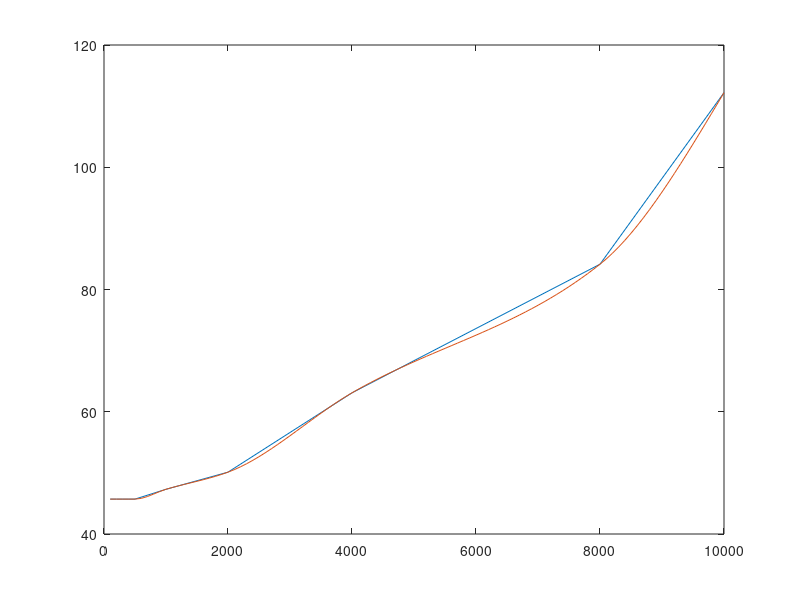

MATLAB code to generate this figure:
% a = [1 2 3 2 1 4];
% b = [1 2 3 2 3];
% 
% [h,w] = freqs(b,a,64);
% h
% w
% 
% square(9)

%mfb_bandpass test
% func = mfb_bandpass(2, 2, 2, 4, 5)
% bode(func)
% anon_func = @(a,b,c,d,e) mfb_bandpass(a, b,s c, d, e);

% syms s 
% func = s
% s = 5
% func = s
% out = subs(func, s, 10)

load data/gram.dat
temp = (gram(:,1));
x_i = gram(1,1):100:temp(end)

y_i = interp1(gram(:,1), 10 .^ (gram(:,2) ./ 20), transpose(x_i), 'pchip')

plot( gram(:,1), 10 .^ (gram(:,2) / 20) );
hold on
plot(x_i, y_i); % the amplitude is NOT in log format

% [length, xxx] = size(y_i)
% wt = linspace(1,1, length);
% size(gram(:,1));
% % [gram_b, gram_a] = invfreqs(10 .^ (gram(:,2) ./ 20), gram(:,1), 4, 5)
% [gram_b, gram_a] = invfreqs(y_i, x_i, 4, 5)
% bode(gram_a, gram_b)
% axis([20 15000 -100 0])